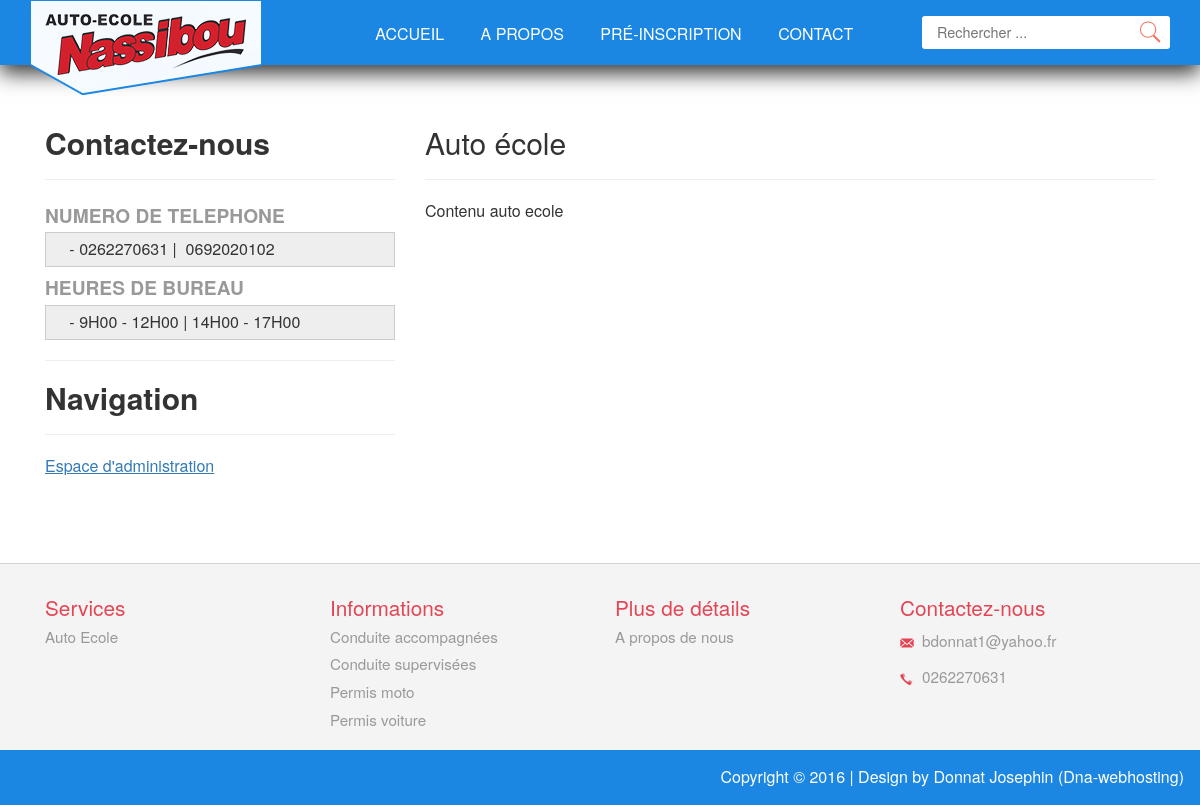
Screenshot of /index.php/home/pages/5 with the database file from the repository.
### tables this page shows
CREATE TABLE IF NOT EXISTS `menus` (
  `idMenu` int(11) NOT NULL AUTO_INCREMENT,
  `menu` text NOT NULL,
  `idPage` int(11) NOT NULL,
  `hyperlien` text NOT NULL,
  `idCategorie` int(11) NOT NULL,
  PRIMARY KEY (`idMenu`)
);

CREATE TABLE IF NOT EXISTS `site_meta` (
  `id` int(11) NOT NULL AUTO_INCREMENT,
  `meta_key` text NOT NULL,
  `meta_value` text NOT NULL,
  PRIMARY KEY (`id`)
);

CREATE TABLE IF NOT EXISTS `pages` (
  `idPage` int(11) NOT NULL AUTO_INCREMENT,
  `titre` text NOT NULL,
  `contenu` text NOT NULL,
  `mot_cle` text NOT NULL,
  PRIMARY KEY (`idPage`)
);

### application/controllers/Home.php (called while the page is built, shortened)
<?php
class Home extends CI_Controller {
    public function __construct() {
        $this->load->helper(array('form', 'url'));
        $this->load->library('form_validation');
        $this->load->helper('email');
        $this->load->model('pages_model');
        $this->load->model('menus_model');
        $this->load->library('session');
    }
    public function pages($idPage = NULL) {
        $data['menus_haut'] = $this->menus_model->get_menus_by_categorie('1');
        $data['menus_bas_col1'] = $this->menus_model->get_menus_by_categorie('2');
        $data['menus_bas_col2'] = $this->menus_model->get_menus_by_categorie('3');
        $data['menus_bas_col3'] = $this->menus_model->get_menus_by_categorie('4');
        $data['menus_bas_gauche'] = $this->menus_model->get_menus_by_categorie('5');
        $data['meta_email'] = $this->pages_model->get_site_meta("email");
        $data['meta_phone'] = $this->pages_model->get_site_meta("telephone");
        $data['meta_contactleft'] = $this->pages_model->get_site_meta("contactleft");
        $data['pages'] = $this->pages_model->get_page($idPage);
        $this->load->view('templates/header', $data);
        $this->load->view('templates/contact_gauche', $data);
        $this->load->view('pages/page_single', $data);
        $this->load->view('templates/footer', $data);
    }
}

### index.php (called while the page is built, shortened)
<?php
require_once BASEPATH.'core/CodeIgniter.php';

### application/models/Menus_model.php (called while the page is built, shortened)
<?php
class Menus_model extends CI_Model {
    public function get_menus_by_categorie($idCategorie = FALSE)
    {
        if ($idCategorie === FALSE)
        {
            $sql = "SELECT * FROM menus";
        } else {
            $sql = "SELECT * FROM menus
                    WHERE `idCategorie`=" . $idCategorie;
        }
        $query = $this->db->query($sql);
        return $query->result_array();
    }
}

### application/models/Pages_model.php (called while the page is built, shortened)
<?php
class Pages_model extends CI_Model {
    public function get_page($idPage = FALSE)
    {
        $query = $this->db->get_where('pages', array('idPage' => $idPage));
        return $query->row_array();
    }
    public function get_site_meta($meta_key = FALSE)
    {
        $query = $this->db->get_where('site_meta', array('meta_key' => $meta_key));
        return $query->row_array();
    }
}

### application/views/pages/page_single.php (the view)
            <div class="col-md-8 contact-right">
                <h2 style=""><?php echo ($pages['titre']); ?></h2>
                <hr/>
                <div>
                    <?php echo stripslashes($pages['contenu']); ?>
                </div>
            </div>
            <div class="clearfix"></div>
        </div>
    </div>
</div>

### application/views/templates/header.php (shortened to what this page needs)
<!DOCTYPE html>
<html>
<head>
<link href="<?php echo base_url(); ?>assets/css/bootstrap.css" rel='stylesheet' type='text/css' />
<link href="<?php echo base_url(); ?>assets/css/style.css" rel='stylesheet' type='text/css' />
</head>
<body>
<div class="header" id="home">
    <div class="container">
        <div class="logo">
            <a href="<?php echo base_url(); ?>"><img src="<?php echo base_url(); ?>assets/images/logo-3.png" alt=""></a>
        </div>
        <div class="menu">
            <div class="top-menu navigation">
                <ul class="navig">
                    <li><a href="<?php echo base_url(); ?>">Accueil</a></li>
                    <?php foreach ($menus_haut as $mon_menu): ?>
                        <?php if ($mon_menu['hyperlien'] == ''): ?>
                            <li><a href="<?php echo base_url(); ?>index.php/home/pages/<?php echo $mon_menu['idPage']; ?>"><?php echo $mon_menu['menu']; ?></a></li>
                        <?php else: ?>
                            <li><a href="<?php echo base_url(); ?>index.php/home/<?php echo $mon_menu['hyperlien']; ?>"><?php echo $mon_menu['menu']; ?></a></li>
                        <?php endif; ?>
                    <?php endforeach ?>
                </ul>
            </div>
            <div class="search">
                <form>
                    <input type="text" value="" placeholder="Rechercher ...">
                    <input type="submit" value="">
                </form>
            </div>
        </div>
        <div class="clearfix"></div>
   </div>
</div>

### application/views/templates/contact_gauche.php (shortened to what this page needs)
<div class="contact">
    <div class="container">
        <div class="contact-bottom">
            <div class="col-md-4 contact-left heading">
                <h2>Contactez-nous</h2>
                <hr/>
                <div>
                    <?php echo $meta_contactleft['meta_value']; ?>
                </div>
                <hr/>
                <h2>Navigation</h2>
                <hr/>
                <div class="left-grid">
                <ul>
                            <li><a style="text-decoration: underline" href="<?php echo base_url(); ?>index.php/admin/login">Espace d'administration</a></li>
                </ul>
                </div>
            </div>

### application/views/templates/footer.php
<div class="footer">
    <div class="footer-grids">
        <div class="container">
            <div class="col-md-3 footer-grid">
                <h4>Services</h4>
                <ul>
                    <?php foreach ($menus_bas_col1 as $mon_menu): ?>
                        <?php if ($mon_menu['hyperlien'] == ''): ?>
                            <li><a href="<?php echo base_url(); ?>index.php/home/pages/<?php echo $mon_menu['idPage']; ?>"><?php echo $mon_menu['menu']; ?></a></li>
                        <?php else: ?>
                            <li><a href="<?php echo base_url(); ?>index.php/home/<?php echo $mon_menu['hyperlien']; ?>"><?php echo $mon_menu['menu']; ?></a></li>
                        <?php endif; ?>
                    <?php endforeach ?>
                </ul>
            </div>
            <div class="col-md-3 footer-grid">
                <h4>Informations</h4>
                <ul>
                    <?php foreach ($menus_bas_col2 as $mon_menu): ?>
                        <?php if ($mon_menu['hyperlien'] == ''): ?>
                            <li><a href="<?php echo base_url(); ?>index.php/home/pages/<?php echo $mon_menu['idPage']; ?>"><?php echo $mon_menu['menu']; ?></a></li>
                        <?php else: ?>
                            <li><a href="<?php echo base_url(); ?>index.php/home/<?php echo $mon_menu['hyperlien']; ?>"><?php echo $mon_menu['menu']; ?></a></li>
                        <?php endif; ?>
                    <?php endforeach ?>
                </ul>
            </div>
            <div class="col-md-3 footer-grid">
                <h4>Plus de détails</h4>
                <ul>
                    <?php foreach ($menus_bas_col3 as $mon_menu): ?>
                        <?php if ($mon_menu['hyperlien'] == ''): ?>
                            <li><a href="<?php echo base_url(); ?>index.php/home/pages/<?php echo $mon_menu['idPage']; ?>"><?php echo $mon_menu['menu']; ?></a></li>
                        <?php else: ?>
                            <li><a href="<?php echo base_url(); ?>index.php/home/<?php echo $mon_menu['hyperlien']; ?>"><?php echo $mon_menu['menu']; ?></a></li>
                        <?php endif; ?>
                    <?php endforeach ?>
                </ul>
            </div>
            <div class="col-md-3 footer-grid contact-grid">
                <h4>Contactez-nous</h4>
                <ul>
                    <li><span class="c-icon1"> </span><a href="mailto:<?php echo $meta_email['meta_value']; ?>"><?php echo $meta_email['meta_value']; ?></a></li>
                    <li><span class="c-icon2"> </span><a href="tel:<?php echo $meta_phone['meta_value']; ?>"><?php echo $meta_phone['meta_value']; ?></a></li>
                </ul>
            </div>
            <div class="clearfix"></div>
       </div>
   </div>
</div>
<div class="copy">
    <p>
    Copyright &copy; <?php echo date("Y"); ?> | Design by <a href="http://www.about.me/donnat">Donnat Josephin</a> (<a href="http://www.dna-webhosting.com">Dna-webhosting</a>)</p>
</div>
</body>
</html>

### assets/css/style.css (style rules this page uses)
html, body { font-size: 100%; background: #fff; font-family: 'TitilliumWeb-Regular' sans-serif; }
body a { transition: 0.5s all ease; -webkit-transition: 0.5s all ease; -moz-transition: 0.5s all ease; -o-transition: 0.5s all ease; -ms-transition: 0.5s all ease; }
p { margin:0; }
h1,h2, h3,h4,h5 ,h6 { margin-top: 0px; margin-bottom: 0px; }
ul,label { margin:0; padding:0; }
.header { position: fixed; text-align: center; background: #1b87e3; padding:1em 0; z-index: 9999; width: 100%; box-shadow: #333 0 8px 20px; }
.logo { position: absolute; top: 0; z-index: 999; width: 15%; }
.menu { float: right; width: 73%; }
.top-menu { float: left; width: 75%; }
.top-menu ul li { display:inline-block; }
.top-menu ul li a { display: block; padding: 0.45em 1em 0 1em; color: #fff; text-transform: uppercase; }
.search { position: relative; border-radius: 3px; float: right; background: #fff; width: 25%; }
.search input[type="text"] { margin: 0px 0; padding: 6px 33px 6px 15px; outline: none; background: none; border: none; width: 100%; position: relative; font-size: 0.9em; -webkit-appearance: none; }
.search input[type="submit"] { background: url('../images/search1.png') no-repeat 0px 1px; border: none; cursor: pointer; width: 24px; outline: none; position: absolute; height: 24px; top: 3px; right: 8px; }
.footer { border-top:1px solid rgba(51, 51, 51, 0.17); padding: 2em 0em 1em 0; text-align:left; background:#F4F4F4; }
.footer-grid h4 { color: #e34554; font-size: 1.3em; margin-bottom: 0.2em; }
.footer-grid ul { margin:0; padding:0; }
.footer-grid ul li { display:block; }
.footer-grid ul li a { font-size: 0.95em; color: #999; text-decoration: none; padding: 0.2em 0; display: inline-block; }
.contact-grid ul li { font-size: 0.87em; color: #999; padding: 0.3em 0; }
.contact-grid ul li span { width:15px; height:15px; display:inline-block; background:url(../images/footer-icons.png) no-repeat 0px 0px; display:inline-block; vertical-align:middle; margin-right:0.5em; }
.contact-grid ul li a { font-size:1.1em; display:inline-block; }
.contact-grid ul li span.c-icon1 { background-position: 0px -25px; }
.contact-grid ul li span.c-icon2 { background-position: 0px -49px; }
.copy { text-align: right; background: #1b87e3; padding:1em; }
.copy p { color: #fff; font-size:1em; }
.copy p a { color: #fff; }
.contact { padding:6em 0px; }
.contact-left h1,.contact-left h2 { font-size: 30px; font-family: inherit; color:#333; font-weight: bold; }
.contact-left p { font-size: 1em; margin-top: 1.6%; line-height: 1.9em; color: #999; }
.contact-bottom { margin-top:5%; }
@media (max-width:1440px) { .top-menu { width: 72%; } }
@media (max-width:1366px) { .contact, .about, .team, .blog { padding: 5em 0px; } }
@media (max-width:1280px) { .menu { width: 75%; } }
@media (max-width:1280px) { .search { width: 29%; } }
@media (max-width:1280px) { .contact-bottom { margin-top: 4%; } }
@media (max-width:1280px) { .top-menu { width: 70%; } }
@media (max-width:1280px) { .top-menu ul li a { padding: 0.45em 1em 0 1em; } }
.left-grid ul li { display:block; margin: 5px 0px; }

### rows the page displays
menus: menu "A PROPOS"
menus: menu "PRÉ-INSCRIPTION"
menus: menu "CONTACT"
site_meta: meta_value "NUMERO DE TELEPHONE - 0262270631 | 0692020102 HEURES DE BUREAU - 9H00 - 12H00 | 14H00 - 17H00"
pages: titre "Auto école", contenu "Contenu auto ecole"
menus: menu "Auto Ecole"
menus: menu "Conduite accompagnées"
menus: menu "Conduite supervisées"
menus: menu "Permis moto"
menus: menu "Permis voiture"
menus: menu "A propos de nous"
site_meta: meta_value "bdonnat1@yahoo.fr"
site_meta: meta_value "0262270631"
